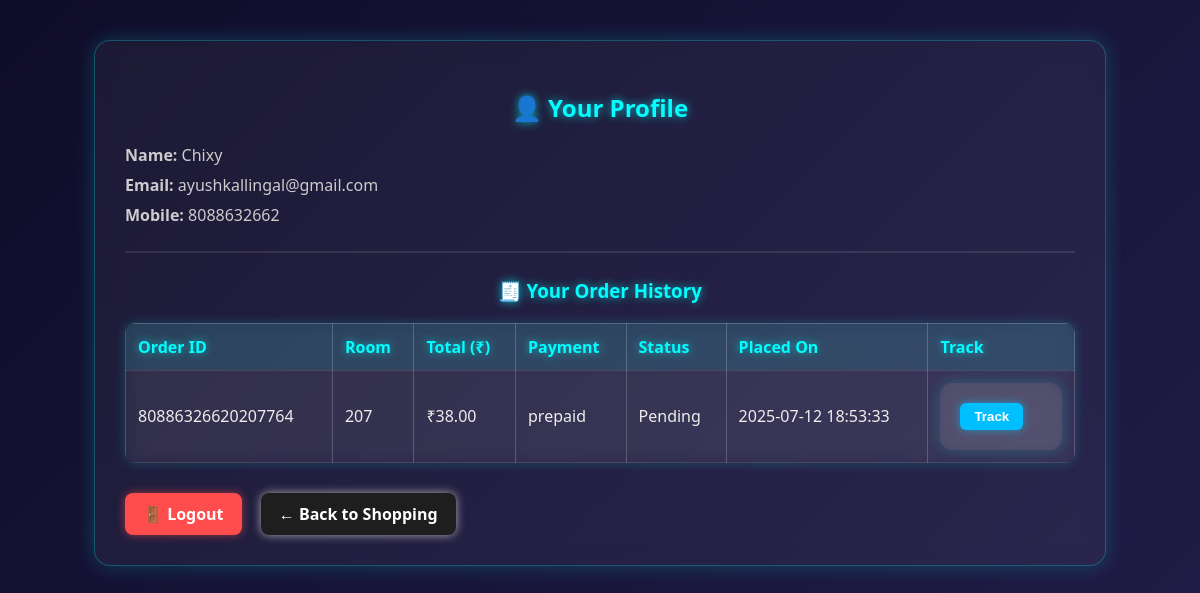
The page /profile (signed in) on the database its author committed.
### tables this page shows
CREATE TABLE orders (
    id INTEGER PRIMARY KEY AUTOINCREMENT,
    order_code TEXT,
    name TEXT NOT NULL,
    room TEXT NOT NULL,
    mobile TEXT,
    payment TEXT NOT NULL,
    status TEXT DEFAULT 'Order Pending',
    order_time TEXT
);

### app.py (the view)
@app.route("/profile")
def profile():
    user = session.get("user")
    if not user:
        flash("Please log in to view your profile.")
        return redirect(url_for("login"))
    conn = get_db_connection()
    orders = conn.execute("""
        SELECT o.id AS order_id, o.order_code, o.room, o.payment, o.status, o.order_time,
               COALESCE(SUM(oi.quantity * oi.price), 0) AS total_amount
        FROM orders o
        LEFT JOIN order_items oi ON o.id = oi.order_id
        WHERE o.mobile = ?
        GROUP BY o.id
        ORDER BY o.order_time DESC
    """, (user["mobile"],)).fetchall()
    conn.close()
    return render_template("profile.html", user=user, orders=orders)

### app.py (called while the page is built)
def get_db_connection():
    base_dir = os.path.abspath(os.path.join(os.path.dirname(__file__), '..'))
    db_path = os.path.join(base_dir, 'database.db')
    conn = sqlite3.connect(db_path)
    conn.row_factory = sqlite3.Row
    return conn

@app.before_request
def require_login_for_cart_ops():
    protected_endpoints = {
        "add_to_cart", "add_bulk_to_cart", "cart",
        "update_cart_quantity", "order"
    }
    if request.endpoint in protected_endpoints:
        if "user" not in session:
            flash("You must be logged in to add items to the cart or place orders.", "error")
            return redirect(url_for("login"))

### templates/profile.html (shortened to what this page needs)
<!DOCTYPE html>
<html lang="en">
<head>
  <link rel="stylesheet" href="{{ url_for('static', filename='neon.css') }}">
</head>
<body>
  <div class="container">
    <h2>👤 Your Profile</h2>
    <div class="info">
      <p><strong>Name:</strong> {{ user.name }}</p>
      <p><strong>Email:</strong> {{ user.email }}</p>
      <p><strong>Mobile:</strong> {{ user.mobile }}</p>
    </div>
    <hr>
    <h3>🧾 Your Order History</h3>
    {% if orders %}
      <table>
        <thead>
          <tr>
            <th>Order ID</th>
            <th>Room</th>
            <th>Total (₹)</th>
            <th>Payment</th>
            <th>Status</th>
            <th>Placed On</th>
            <th>Track</th>
          </tr>
        </thead>
        <tbody>
          {% for order in orders %}
            <tr>
              <td>{{ order.order_code }}</td>
              <td>{{ order.room }}</td>
              <td>₹{{ "%.2f"|format(order.total_amount) }}</td>
              <td>{{ order.payment }}</td>
              <td>{{ order.status }}</td>
              <td>{{ order.order_time }}</td>
              <td>
                <form method="POST" action="/track_order">
                  <button type="submit" class="track-btn">Track</button>
                </form>
              </td>
            </tr>
          {% endfor %}
        </tbody>
      </table>
    {% else %}
      <p>You haven't placed any orders yet.</p>
    {% endif %}
    <a href="/logout" class="logout-btn">🚪 Logout</a>
    <a href="/shop" class="btn">← Back to Shopping</a>
  </div>
</body>
</html>

### static/neon.css (style rules this page uses)
body { margin: 0; padding: 0; font-family: 'Segoe UI', Tahoma, Geneva, Verdana, sans-serif; background: linear-gradient(135deg, #0f0c29, #302b63, #24243e); color: #f1f1f1; background-size: 400% 400%; animation: gradientBG 20s ease infinite; }
h1, h2, h3, h4 { text-align: center; color: #00ffff; text-shadow: 0 0 5px #00ffff, 0 0 10px #00ffff; margin-bottom: 20px; }
.container, .box, form, .summary, table { background: rgba(255, 255, 255, 0.1); border-radius: 12px; backdrop-filter: blur(10px); -webkit-backdrop-filter: blur(10px); padding: 20px; box-shadow: 0 0 15px rgba(0, 255, 255, 0.2); }
button, .btn, .admin-btn, a.button { background: #00bfff; color: #fff; border: none; border-radius: 8px; padding: 10px 20px; font-weight: bold; text-decoration: none; display: inline-block; transition: 0.3s; cursor: pointer; box-shadow: 0 0 8px #00bfff, 0 0 12px #00bfff; }
table { width: 100%; border-collapse: collapse; margin-top: 20px; overflow: hidden; color: #fff; }
th, td { padding: 12px; border: 1px solid rgba(255,255,255,0.2); text-align: center; }
th { background: #00bfff; color: #000; text-shadow: none; }
a { color: #00ffff; text-decoration: none; }

### templates/profile.html (style rules this page uses)
body { background: linear-gradient(135deg, #0f0c29, #302b63, #24243e); background-size: 400% 400%; animation: shift 15s ease infinite; font-family: 'Segoe UI', sans-serif; margin: 0; padding: 40px; color: white; }
.container { max-width: 950px; margin: auto; background: rgba(255, 255, 255, 0.05); padding: 30px; border-radius: 16px; box-shadow: 0 0 20px rgba(0, 255, 255, 0.2); backdrop-filter: blur(10px); border: 1px solid rgba(0, 255, 255, 0.25); }
h2, h3 { color: #00ffff; text-shadow: 0 0 10px #00ffffaa; }
.info p { font-size: 16px; margin: 8px 0; color: #ccc; }
hr { border: 1px solid rgba(255, 255, 255, 0.1); margin: 25px 0; }
table { width: 100%; border-collapse: collapse; margin-top: 20px; background-color: rgba(255,255,255,0.04); color: #eee; border-radius: 10px; overflow: hidden; box-shadow: 0 0 12px #00ffff33; }
th, td { padding: 12px; text-align: left; border-bottom: 1px solid rgba(255,255,255,0.1); }
th { background-color: rgba(0, 255, 255, 0.1); color: #00ffff; text-shadow: 0 0 8px #00ffff99; }
.track-btn { background: #00bfff; color: white; padding: 6px 14px; border: none; border-radius: 6px; font-weight: bold; cursor: pointer; box-shadow: 0 0 8px #00bfff99; transition: 0.3s; }
.logout-btn, .btn { display: inline-block; margin-top: 30px; padding: 10px 18px; background: #ff4d4d; color: white; font-weight: bold; text-decoration: none; border-radius: 8px; box-shadow: 0 0 10px #ff4d4d88; transition: 0.3s; }
.btn { background: #1e1e1e; margin-left: 15px; box-shadow: 0 0 10px #aaa; }
p { color: #ccc; }

### rows shown on the page
orders: name "Chixy", order_code "80886326620207764", room "207", total_amount "38.00", payment "prepaid", status "Pending", order_time "2025-07-12 18:53:33"

### other values the page prints
{{ user.email }} "ayushkallingal@gmail.com"
{{ user.mobile }} "8088632662"
